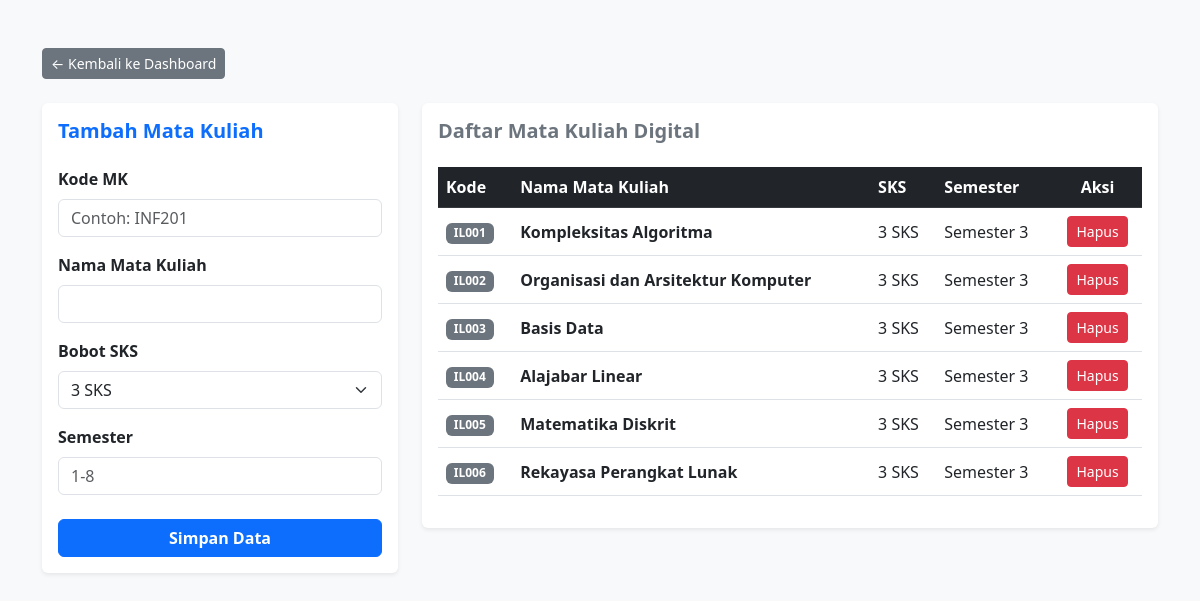
The app's page /master_mk.php with its own data.
### tables this page shows
CREATE TABLE IF NOT EXISTS `matakuliah` (
  `kode_mk` varchar(10) NOT NULL,
  `nama_mk` varchar(100) NOT NULL,
  `sks` int NOT NULL,
  `semester` int NOT NULL,
  PRIMARY KEY (`kode_mk`)
);

### master_mk.php (the view, shortened to what this page needs)
<?php
include('koneksi.php');
?>
<!DOCTYPE html>
<html lang="id">
<head>
    <link href="https://cdn.jsdelivr.net/npm/bootstrap@5.3.0/dist/css/bootstrap.min.css" rel="stylesheet">
</head>
<body class="bg-light">
    <div class="container mt-5">
        <div class="mb-4">
            <a href="index.php" class="btn btn-secondary btn-sm">← Kembali ke Dashboard</a>
        </div>
        <div class="row">
            <div class="col-md-4 mb-4">
                <div class="card shadow-sm border-0">
                    <div class="card-body">
                        <h5 class="card-title mb-4 fw-bold text-primary">Tambah Mata Kuliah</h5>
                        <form action="" method="POST">
                            <div class="mb-3">
                                <label class="form-label fw-semibold">Kode MK</label>
                                <input type="text" name="kode_mk" class="form-control" placeholder="Contoh: INF201" required>
                            </div>
                            <div class="mb-3">
                                <label class="form-label fw-semibold">Nama Mata Kuliah</label>
                                <input type="text" name="nama_mk" class="form-control" required>
                            </div>
                            <div class="mb-3">
                                <label class="form-label fw-semibold">Bobot SKS</label>
                                <select name="sks" class="form-select" required>
                                    <option value="3" selected>3 SKS</option>
                                </select>
                            </div>
                            <div class="mb-4">
                                <label class="form-label fw-semibold">Semester</label>
                                <input type="number" name="semester" class="form-control" min="1" max="8" placeholder="1-8" required>
                            </div>
                            <button type="submit" name="submit" class="btn btn-primary w-100 fw-bold">Simpan Data</button>
                        </form>
                    </div>
                </div>
            </div>
            <div class="col-md-8">
                <div class="card shadow-sm border-0">
                    <div class="card-body">
                        <h5 class="card-title mb-4 fw-bold text-secondary">Daftar Mata Kuliah Digital</h5>
                        <div class="table-responsive">
                            <table class="table table-hover align-middle">
                                <thead class="table-dark">
                                    <tr>
                                        <th>Kode</th>
                                        <th>Nama Mata Kuliah</th>
                                        <th>SKS</th>
                                        <th>Semester</th>
                                        <th class="text-center">Aksi</th>
                                    </tr>
                                </thead>
                                <tbody>
                                    <?php
                                    $query = mysqli_query($koneksi, "SELECT * FROM matakuliah ORDER BY semester ASC, kode_mk ASC");
                                    if(mysqli_num_rows($query) == 0) {
                                        echo "<tr><td colspan='5' class='text-center text-muted'>Belum ada data mata kuliah.</td></tr>";
                                    } else {
                                        while($mk = mysqli_fetch_array($query)) {
                                            echo "<tr>";
                                            echo "<td><span class='badge bg-secondary'>".$mk['kode_mk']."</span></td>";
                                            echo "<td><strong>".$mk['nama_mk']."</strong></td>";
                                            echo "<td>".$mk['sks']." SKS</td>";
                                            echo "<td>Semester ".$mk['semester']."</td>";
                                            echo "<td class='text-center'><a href='master_mk.php?hapus=".$mk['kode_mk']."' class='btn btn-danger btn-sm' onclick='return confirm(\"Hapus mata kuliah ini?\")'>Hapus</a></td>";
                                            echo "</tr>";
                                        }
                                    }
                                    ?>
                                </tbody>
                            </table>
                        </div>
                    </div>
                </div>
            </div>
        </div>
    </div>
</body>
</html>

### records on screen
matakuliah: kode_mk "IL001", nama_mk "Kompleksitas Algoritma", sks "3", semester "3"
matakuliah: kode_mk "IL002", nama_mk "Organisasi dan Arsitektur Komputer", sks "3", semester "3"
matakuliah: kode_mk "IL003", nama_mk "Basis Data", sks "3", semester "3"
matakuliah: kode_mk "IL004", nama_mk "Alajabar Linear", sks "3", semester "3"
matakuliah: kode_mk "IL005", nama_mk "Matematika Diskrit", sks "3", semester "3"
matakuliah: kode_mk "IL006", nama_mk "Rekayasa Perangkat Lunak", sks "3", semester "3"
